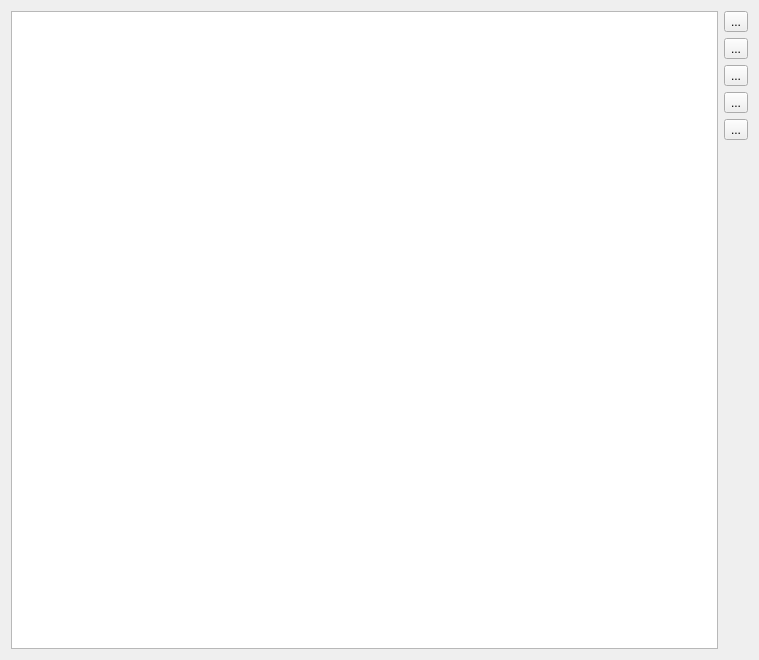
<?xml version="1.0" encoding="UTF-8"?>
<ui version="4.0">
 <class>cv_image_list_form</class>
 <widget class="QWidget" name="cv_image_list_form">
  <property name="geometry">
   <rect>
    <x>0</x>
    <y>0</y>
    <width>759</width>
    <height>660</height>
   </rect>
  </property>
  <property name="sizePolicy">
   <sizepolicy hsizetype="MinimumExpanding" vsizetype="MinimumExpanding">
    <horstretch>1</horstretch>
    <verstretch>0</verstretch>
   </sizepolicy>
  </property>
  <property name="windowTitle">
   <string>Aircraft Images</string>
  </property>
  <layout class="QGridLayout" name="gridLayout">
   <item row="2" column="1">
    <widget class="QToolButton" name="tbUpdateImage">
     <property name="text">
      <string>...</string>
     </property>
    </widget>
   </item>
   <item row="0" column="0" rowspan="6">
    <widget class="QTreeView" name="tvImages">
     <property name="sizePolicy">
      <sizepolicy hsizetype="Expanding" vsizetype="Expanding">
       <horstretch>0</horstretch>
       <verstretch>0</verstretch>
      </sizepolicy>
     </property>
    </widget>
   </item>
   <item row="5" column="1">
    <spacer name="verticalSpacer">
     <property name="orientation">
      <enum>Qt::Vertical</enum>
     </property>
     <property name="sizeHint" stdset="0">
      <size>
       <width>20</width>
       <height>463</height>
      </size>
     </property>
    </spacer>
   </item>
   <item row="4" column="1">
    <widget class="QToolButton" name="tbDelImage">
     <property name="text">
      <string>...</string>
     </property>
    </widget>
   </item>
   <item row="0" column="1">
    <widget class="QToolButton" name="tbRefresh">
     <property name="text">
      <string>...</string>
     </property>
    </widget>
   </item>
   <item row="1" column="1">
    <widget class="QToolButton" name="tbAddImage">
     <property name="text">
      <string>...</string>
     </property>
    </widget>
   </item>
   <item row="3" column="1">
    <widget class="QToolButton" name="tbViewOpenCV">
     <property name="text">
      <string>...</string>
     </property>
    </widget>
   </item>
  </layout>
 </widget>
 <resources/>
 <connections/>
</ui>
